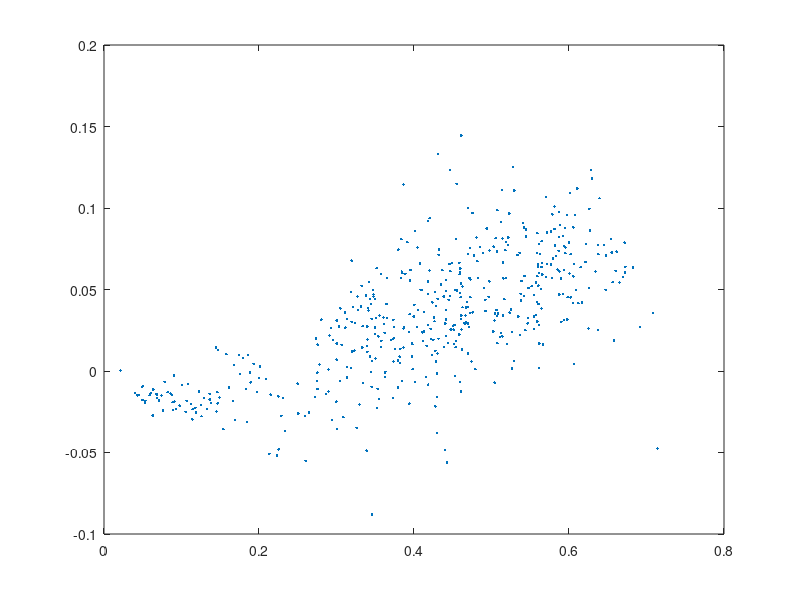
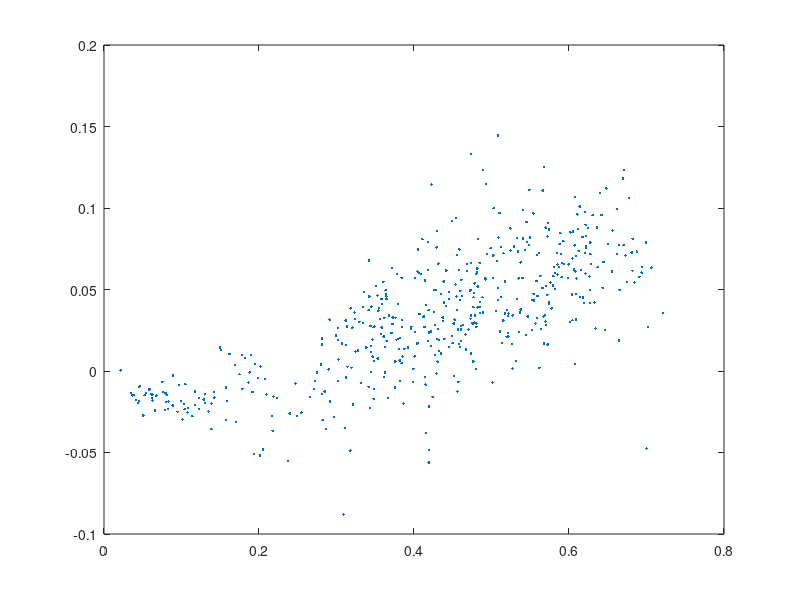
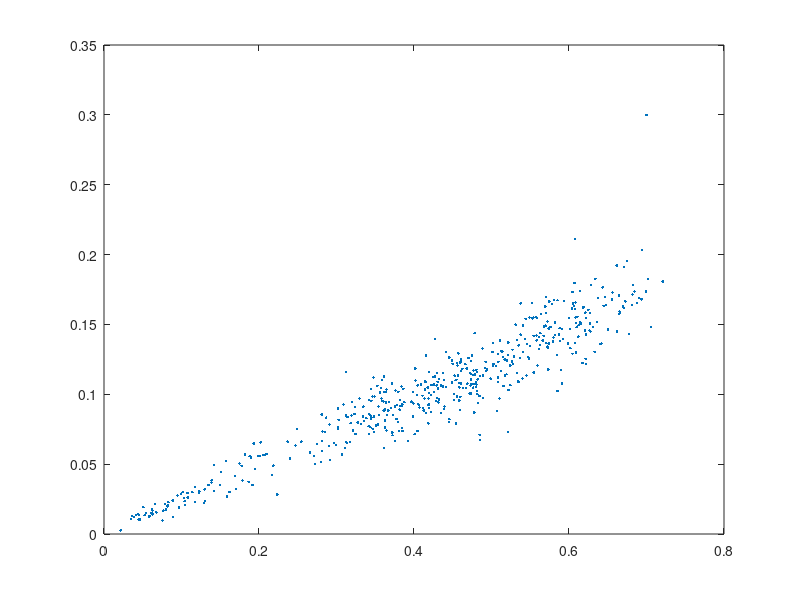
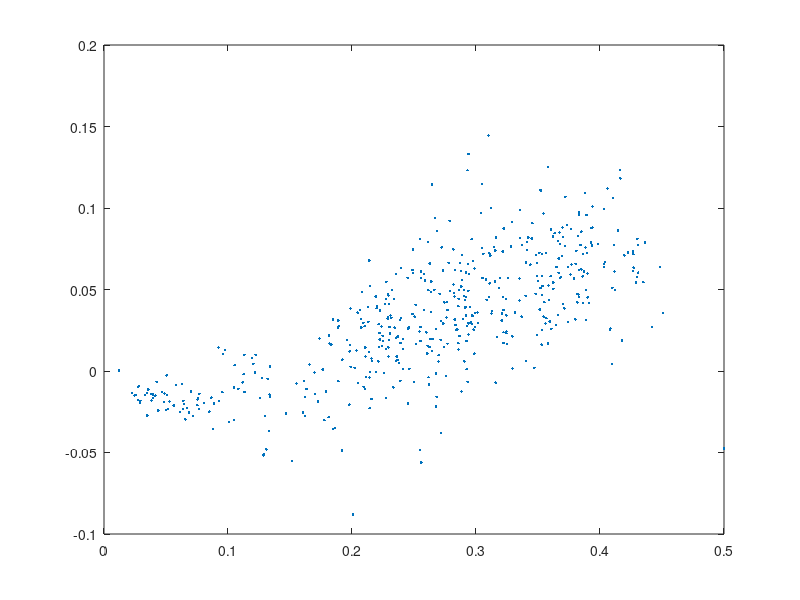

Source code (MATLAB) for these figures, in order:
x = dlmread('oakland-mi-subset.csv',',',1,0);

%
% Shiva's plot
%
% X axis is the rate of R straight tickets per overall straight ticket
% voter
%
% Y axis is the rate of R indiv trump vote per overall indiv ballots 
%

st_rate = x(:,2)./x(:,3);
figure(1)
plot(st_rate(:),x(:,4)./x(:,5)-st_rate(:),'.')

%
% alternate 1
% 
% X axis is overall rate of trump votes, any source
%
% Y axis is difference between rate of R straight ticket per overall
% straight tickets, and rate of trump votes per overall indiv ballots
%

r_rate = (x(:,2)+x(:,4))./(x(:,3)+x(:,5));
figure(2)
plot(r_rate(:),x(:,4)./x(:,5)-x(:,2)./x(:,3),'.')

%
% alternate 2
%
% X axis is overall rate of trump votes, any source 
%
% Y axis is difference between rate of individual trump votes per all votes, 
% and the rate of R straight ticket votes per all votes
%
% shows that as the overall fraction of trump votes increases, the fraction
% of stright ticket votes increases relative to individual, linearly.
%

figure(3)
plot(r_rate(:),x(:,2)./(x(:,3)+x(:,5))-x(:,4)./(x(:,3)+x(:,5)),'.')

%
% X = straight_r_votes / total_votes
%
% Y = (trump_votes_among_mixed_ballots / mixed_ballot_votes) - 
%    (trump_votes_among_straight_r_ballots / straight_r_votes)
%

figure(4)
str_per_total = x(:,2)./(x(:,3)+x(:,5));
plot(str_per_total(:),x(:,4)./x(:,5)-x(:,2)./x(:,3),'.')

